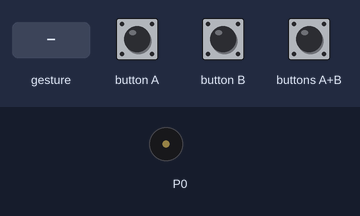
Simulated run of this program. Board: BBC micro:bit (MakeCode). Parts: buzzer (waves = sounding). The test bench sets the inputs (shaded band). A reset restarts the program; a tilt is held for 1.5 s and a shake lasts 1 s, then the board lies face up again.

Above: at 1.2 s.
1.3 s: button A pressed for 0.15 s
At 1.63 s:
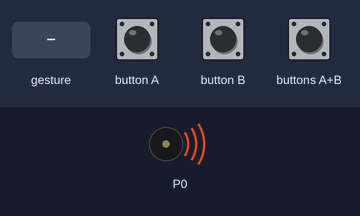
4.3 s: gesture 'screen down'
5.9 s: button B pressed for 0.15 s
At 6.4 s:
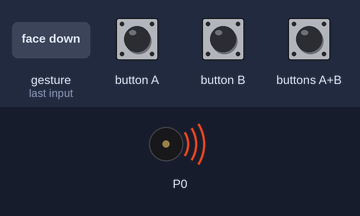
9.0 s: gesture 'shake'
10.5 s: buttons A+B pressed for 0.15 s
At 11.0 s:
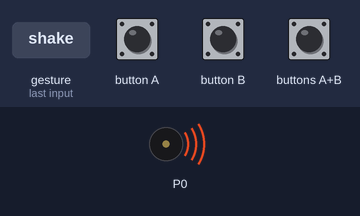
Timing chart, 0 to 14.6 s (numbered marks = the images above; inputs shaded):
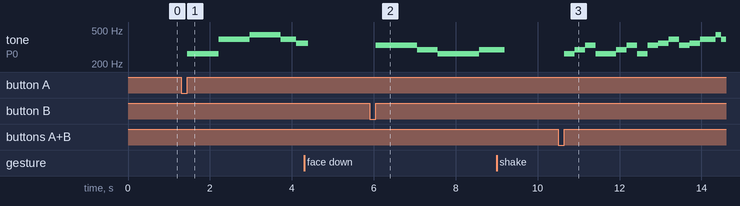

Measured:
- after the input at 1.3 s, tone on P0: plays 262 Hz for 0.76 s, 392 Hz for 0.76 s, 440 Hz for 0.76 s, 392 Hz for 0.38 s, 349 Hz for 0.19 s, starting after 0.15 s
- after the input at 5.9 s, tone on P0: silent → 330 Hz after 0.15 s, → 294 Hz 1.0 s later, → 262 Hz 0.51 s later, → 294 Hz 1.0 s later
- after the input at 10.5 s, tone on P0: plays 262 Hz for 0.26 s, 294 Hz for 0.26 s, 330 Hz for 0.26 s, 262 Hz for 0.51 s, 294 Hz for 0.26 s, 330 Hz for 0.26 s … (15 notes in this stretch), starting after 0.15 s

The program:

main.ts
```typescript
input.onGesture(Gesture.ScreenDown, function () {
    control.reset()
    music.startMelody(music.builtInMelody(Melodies.Dadadadum), MelodyOptions.Once)
})
input.onButtonPressed(Button.A, function () {
    music.setTempo(40)
    music.playTone(262, music.beat(BeatFraction.Quarter))
    music.playTone(262, music.beat(BeatFraction.Quarter))
    music.playTone(392, music.beat(BeatFraction.Quarter))
    music.playTone(392, music.beat(BeatFraction.Quarter))
    music.playTone(440, music.beat(BeatFraction.Quarter))
    music.playTone(440, music.beat(BeatFraction.Quarter))
    music.playTone(392, music.beat(BeatFraction.Quarter))
    music.playTone(349, music.beat(BeatFraction.Quarter))
    music.playTone(349, music.beat(BeatFraction.Quarter))
    music.playTone(330, music.beat(BeatFraction.Quarter))
    music.playTone(330, music.beat(BeatFraction.Quarter))
    music.playTone(294, music.beat(BeatFraction.Quarter))
    music.playTone(294, music.beat(BeatFraction.Quarter))
    music.playTone(262, music.beat(BeatFraction.Quarter))
    music.playTone(392, music.beat(BeatFraction.Quarter))
    music.playTone(349, music.beat(BeatFraction.Quarter))
    music.playTone(349, music.beat(BeatFraction.Quarter))
    music.playTone(330, music.beat(BeatFraction.Quarter))
    music.playTone(330, music.beat(BeatFraction.Quarter))
    music.playTone(294, music.beat(BeatFraction.Quarter))
    music.playTone(392, music.beat(BeatFraction.Quarter))
    music.playTone(392, music.beat(BeatFraction.Quarter))
    music.playTone(349, music.beat(BeatFraction.Quarter))
    music.playTone(349, music.beat(BeatFraction.Quarter))
    music.playTone(330, music.beat(BeatFraction.Quarter))
    music.playTone(330, music.beat(BeatFraction.Quarter))
    music.playTone(294, music.beat(BeatFraction.Quarter))
    music.playTone(262, music.beat(BeatFraction.Quarter))
    music.playTone(262, music.beat(BeatFraction.Quarter))
    music.playTone(392, music.beat(BeatFraction.Quarter))
    music.playTone(392, music.beat(BeatFraction.Quarter))
    music.playTone(440, music.beat(BeatFraction.Quarter))
    music.playTone(440, music.beat(BeatFraction.Quarter))
    music.playTone(392, music.beat(BeatFraction.Quarter))
    music.playTone(349, music.beat(BeatFraction.Quarter))
    music.playTone(349, music.beat(BeatFraction.Quarter))
    music.playTone(330, music.beat(BeatFraction.Quarter))
    music.playTone(330, music.beat(BeatFraction.Quarter))
    music.playTone(294, music.beat(BeatFraction.Quarter))
    music.playTone(294, music.beat(BeatFraction.Quarter))
    music.playTone(262, music.beat(BeatFraction.Quarter))
    music.playTone(392, music.beat(BeatFraction.Quarter))
})
input.onGesture(Gesture.Shake, function () {
    control.reset()
})
input.onButtonPressed(Button.AB, function () {
    music.playTone(262, music.beat(BeatFraction.Half))
    music.playTone(294, music.beat(BeatFraction.Half))
    music.playTone(330, music.beat(BeatFraction.Half))
    music.playTone(262, music.beat(BeatFraction.Half))
    music.playTone(262, music.beat(BeatFraction.Half))
    music.playTone(294, music.beat(BeatFraction.Half))
    music.playTone(330, music.beat(BeatFraction.Half))
    music.playTone(262, music.beat(BeatFraction.Half))
    music.playTone(330, music.beat(BeatFraction.Half))
    music.playTone(349, music.beat(BeatFraction.Half))
    music.playTone(392, music.beat(BeatFraction.Half))
    music.playTone(330, music.beat(BeatFraction.Half))
    music.playTone(349, music.beat(BeatFraction.Half))
    music.playTone(392, music.beat(BeatFraction.Half))
    music.playTone(392, music.beat(BeatFraction.Quarter))
    music.playTone(440, music.beat(BeatFraction.Quarter))
    music.playTone(392, music.beat(BeatFraction.Quarter))
    music.playTone(349, music.beat(BeatFraction.Quarter))
    music.playTone(330, music.beat(BeatFraction.Quarter))
    music.playTone(262, music.beat(BeatFraction.Half))
    music.playTone(262, music.beat(BeatFraction.Half))
    music.playTone(196, music.beat(BeatFraction.Whole))
    music.playTone(262, music.beat(BeatFraction.Half))
    basic.pause(100)
    music.playTone(262, music.beat(BeatFraction.Half))
    music.playTone(196, music.beat(BeatFraction.Whole))
    music.playTone(262, music.beat(BeatFraction.Half))
})
input.onButtonPressed(Button.B, function () {
    music.playTone(330, music.beat(BeatFraction.Whole))
    music.playTone(330, music.beat(BeatFraction.Whole))
    music.playTone(294, music.beat(BeatFraction.Whole))
    music.playTone(262, music.beat(BeatFraction.Whole))
    music.playTone(262, music.beat(BeatFraction.Whole))
    music.playTone(294, music.beat(BeatFraction.Whole))
    music.playTone(294, music.beat(BeatFraction.Whole))
    music.playTone(330, music.beat(BeatFraction.Half))
    music.playTone(294, music.beat(BeatFraction.Half))
    music.playTone(262, music.beat(BeatFraction.Half))
    music.playTone(392, music.beat(BeatFraction.Whole))
    music.playTone(349, music.beat(BeatFraction.Whole))
    music.playTone(330, music.beat(BeatFraction.Whole))
    music.playTone(330, music.beat(BeatFraction.Whole))
    music.playTone(294, music.beat(BeatFraction.Half))
    music.playTone(262, music.beat(BeatFraction.Half))
    music.playTone(294, music.beat(BeatFraction.Half))
    music.playTone(330, music.beat(BeatFraction.Half))
    music.playTone(262, music.beat(BeatFraction.Half))
    basic.pause(100)
    music.playTone(330, music.beat(BeatFraction.Whole))
    music.playTone(330, music.beat(BeatFraction.Whole))
    music.playTone(349, music.beat(BeatFraction.Whole))
    music.playTone(392, music.beat(BeatFraction.Whole))
    music.playTone(392, music.beat(BeatFraction.Whole))
    music.playTone(440, music.beat(BeatFraction.Whole))
    music.playTone(440, music.beat(BeatFraction.Whole))
    music.playTone(392, music.beat(BeatFraction.Half))
    music.playTone(349, music.beat(BeatFraction.Half))
    music.playTone(330, music.beat(BeatFraction.Half))
    music.playTone(330, music.beat(BeatFraction.Half))
    music.playTone(330, music.beat(BeatFraction.Half))
    basic.pause(100)
    music.playTone(392, music.beat(BeatFraction.Whole))
})
```

test.ts
```typescript
// 在這裡測試；當此封包作為擴充功能時，將不會編譯此內容。
```
